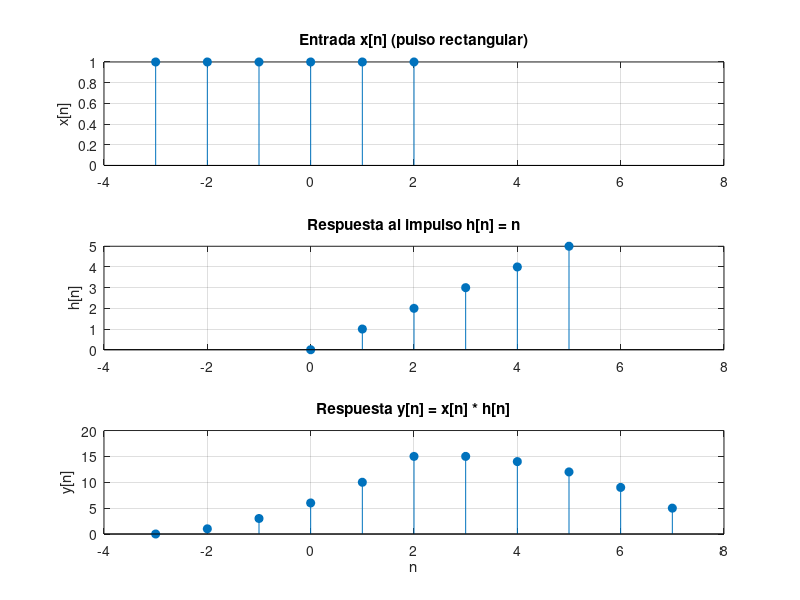

This figure's MATLAB source:
% =========================================================================
% ANÁLISIS NUMÉRICO - TRABAJOS DE LABORATORIO
% EJERCICIO 1: Convolución discreta de un pulso rectangular con una rampa
% =========================================================================
%
% QUÉ PIDE LA CONSIGNA
%   - x[n]: pulso rectangular de valor 1, definido sobre un vector nx que
%     tenga valores de n negativos y positivos.
%   - h[n] = n, definido sobre un vector nh que empiece en n = 0.
%   - Calcular y[n] = x[n] * h[n] (convolución) con el comando conv.
%   - Graficar las 3 señales una debajo de la otra (subplot + stem), todas
%     con el mismo eje horizontal (xlim) que abarque toda la convolución.
%
% IDEA CLAVE: EN OCTAVE UNA SEÑAL DISCRETA SON *DOS* VECTORES
%   Octave no sabe nada de "n". Un vector es solo una lista de números:
%       x = [1 1 1 1 1 1]
%   Para saber en qué instante n está cada valor, guardamos aparte otro
%   vector del mismo largo con los índices de tiempo:
%       nx = [-3 -2 -1 0 1 2]
%   Así, x(1) es el valor en n = nx(1) = -3, x(2) en n = -2, etc.
%   Esto es importante porque conv() devuelve solo los valores, y somos
%   NOSOTROS los que tenemos que calcular a qué n corresponde cada uno.
%
% MINI-GUÍA DE SINTAXIS OCTAVE QUE APARECE EN ESTE ARCHIVO
%   %  ...          -> comentario (Octave ignora el resto de la línea)
%   a = 5;          -> asigna. El ";" final evita que se imprima en consola
%   a:b             -> vector de a hasta b de a 1:  -3:2 = [-3 -2 -1 0 1 2]
%   v(1), v(end)    -> primer y último elemento (¡los índices empiezan en 1!)
%   [a, b]          -> arma un vector juntando a y b
%   v'              -> transpone: convierte un vector fila en columna
% =========================================================================

% clear  -> borra todas las variables de la memoria (arranca limpio)
% clc    -> limpia la ventana de comandos
% close all -> cierra todas las ventanas de gráficos que hubiera abiertas
clear; clc; close all;

% --- Señal de entrada x[n]: pulso rectangular unitario -------------------
% Valores no nulos en un intervalo con n negativos y positivos
%
% "-3:2" genera el vector fila [-3 -2 -1 0 1 2] (6 elementos).
% Elegimos -3..2 porque la consigna pide que incluya n negativos y positivos.
nx = -3:2;                 % intervalo de tiempo discreto de x[n]

% ones(size(nx)) crea un vector de unos del mismo tamaño que nx.
%   size(nx) devuelve [1 6] (1 fila, 6 columnas), así que esto es
%   equivalente a escribir x = [1 1 1 1 1 1].
% Fuera de nx la señal vale 0 implícitamente (no la guardamos).
x  = ones(size(nx));       % x[n] = 1 para -3 <= n <= 2

% --- Respuesta al impulso h[n] = n ----------------------------------------
% nh = [0 1 2 3 4 5]: empieza en 0 y son todos positivos, como pide la
% consigna.
nh = 0:5;                  % comienza en n = 0, todos positivos

% Como h[n] = n, los VALORES de h son iguales a los índices: h = [0 1 2 3 4 5].
% Notar que h[0] = 0, así que el primer valor de h es cero.
h  = nh;                   % h[n] = n

% --- Respuesta del sistema LTI: y[n] = x[n] * h[n] -----------------------
% conv(x, h) calcula la convolución discreta:
%       y[n] = sum_k  x[k] . h[n - k]
% Devuelve un vector de largo  length(x) + length(h) - 1 = 6 + 6 - 1 = 11.
%
% OJO: conv trabaja solo con los valores, "no sabe" dónde empieza cada
% señal en el eje n. Por eso el paso siguiente es construir ny a mano.
y  = conv(x, h);

% REGLA DEL ÍNDICE DE LA CONVOLUCIÓN:
%   si x arranca en n = nx(1) y h arranca en n = nh(1), entonces y arranca
%   en n = nx(1) + nh(1) y termina en n = nx(end) + nh(end).
%   Acá: arranca en -3 + 0 = -3 y termina en 2 + 5 = 7  ->  ny = -3:7
%   (11 elementos, igual que y. ¡Siempre verificar que coincidan!)
% La convolución empieza en nx(1)+nh(1) y termina en nx(end)+nh(end)
ny = (nx(1) + nh(1)) : (nx(end) + nh(end));

% --- Escala común de tiempo discreto: incluye toda la convolución --------
% Usamos el rango de y (el más largo de los tres) para los 3 gráficos,
% con un margen de 1 muestra a cada lado para que no queden pegados al borde.
% lim = [-4 8]
lim = [ny(1) - 1, ny(end) + 1];

% figure abre una ventana de gráficos nueva. 'Name' es el título de la ventana.
figure('Name', 'Ejercicio 1 - Convolucion discreta');

% subplot(filas, columnas, posición) divide la ventana en una grilla y
% elige en qué casillero dibujar. subplot(3,1,1) = 3 filas, 1 columna,
% casillero 1 (arriba de todo).
subplot(3, 1, 1);
% stem(n, v) dibuja una señal discreta: un "palito" vertical con un círculo
% en cada punto (n(i), v(i)). Es el gráfico típico de señales discretas.
% 'filled' rellena los círculos.
stem(nx, x, 'filled');
% xlim fija los límites del eje horizontal. Al usar el mismo lim en los 3
% gráficos, quedan alineados y se pueden comparar visualmente.
% grid on dibuja la cuadrícula de fondo.
xlim(lim); grid on;
title('Entrada x[n] (pulso rectangular)');
ylabel('x[n]');

% Casillero 2 (medio)
subplot(3, 1, 2);
stem(nh, h, 'filled');
xlim(lim); grid on;
title('Respuesta al impulso h[n] = n');
ylabel('h[n]');

% Casillero 3 (abajo)
subplot(3, 1, 3);
stem(ny, y, 'filled');
xlim(lim); grid on;
title('Respuesta y[n] = x[n] * h[n]');
xlabel('n'); ylabel('y[n]');

% Tabla de resultados en consola
% disp muestra algo en la consola.
% ny' e y' son ny e y transpuestos (de fila a columna); [ny' y'] los pone
% lado a lado formando una tabla de 2 columnas: n | y[n].
%
% RESULTADO ESPERADO (para verificar a mano):
%    n : -3 -2 -1  0  1  2  3  4  5  6  7
%  y[n]:  0  1  3  6 10 15 15 14 12  9  5
% Interpretación: mientras la rampa "entra" en el pulso, y[n] crece como
% suma acumulada 0, 0+1, 0+1+2, ...; cuando el pulso cubre toda la rampa
% llega al máximo 0+1+2+3+4+5 = 15 (n = 2 y 3) y luego decrece a medida
% que la rampa "sale" del pulso (se pierden primero los valores chicos).
disp('   n    y[n]');
disp([ny' y']);
